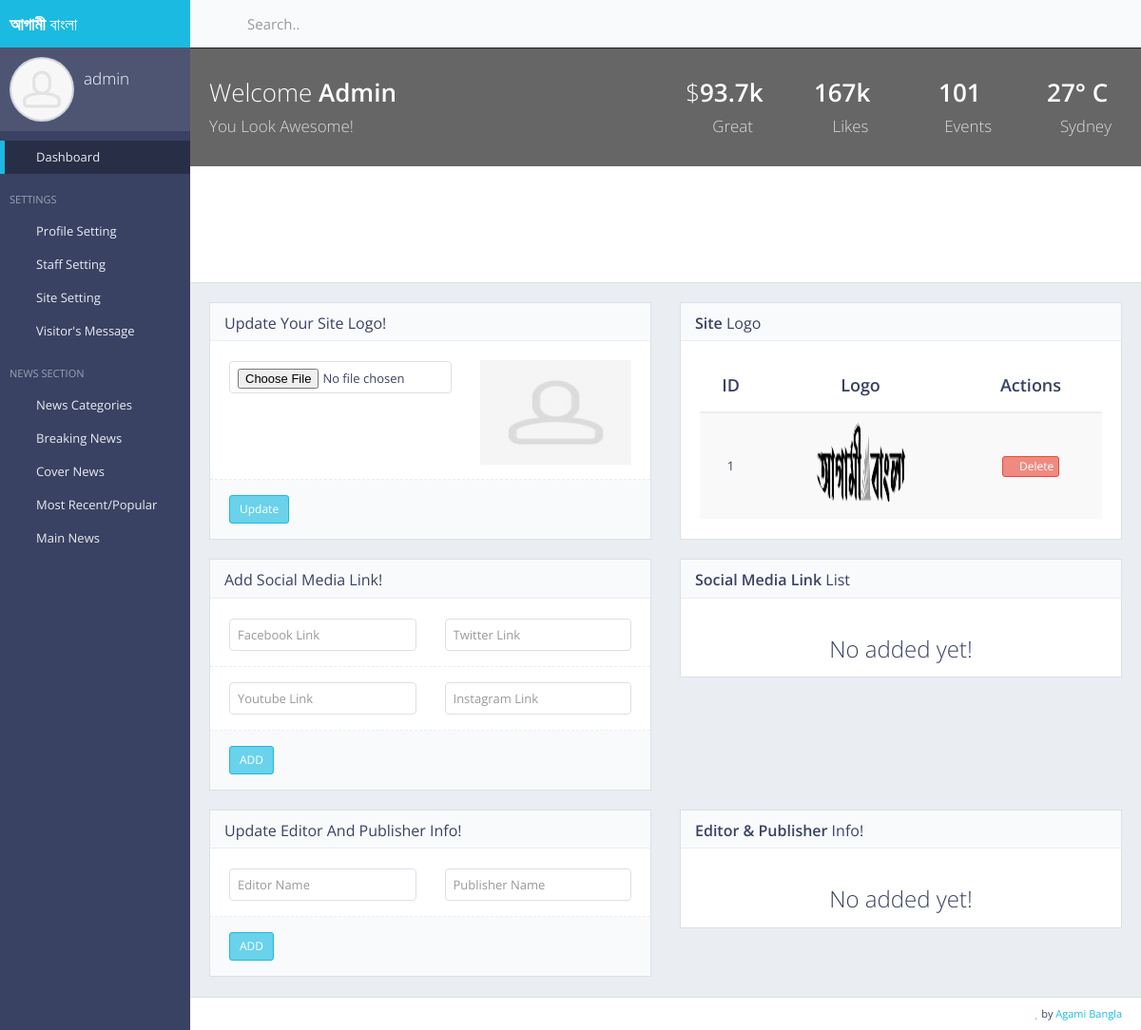
The app's page /ag/admin/panel/site/setting/ (signed in), older data.
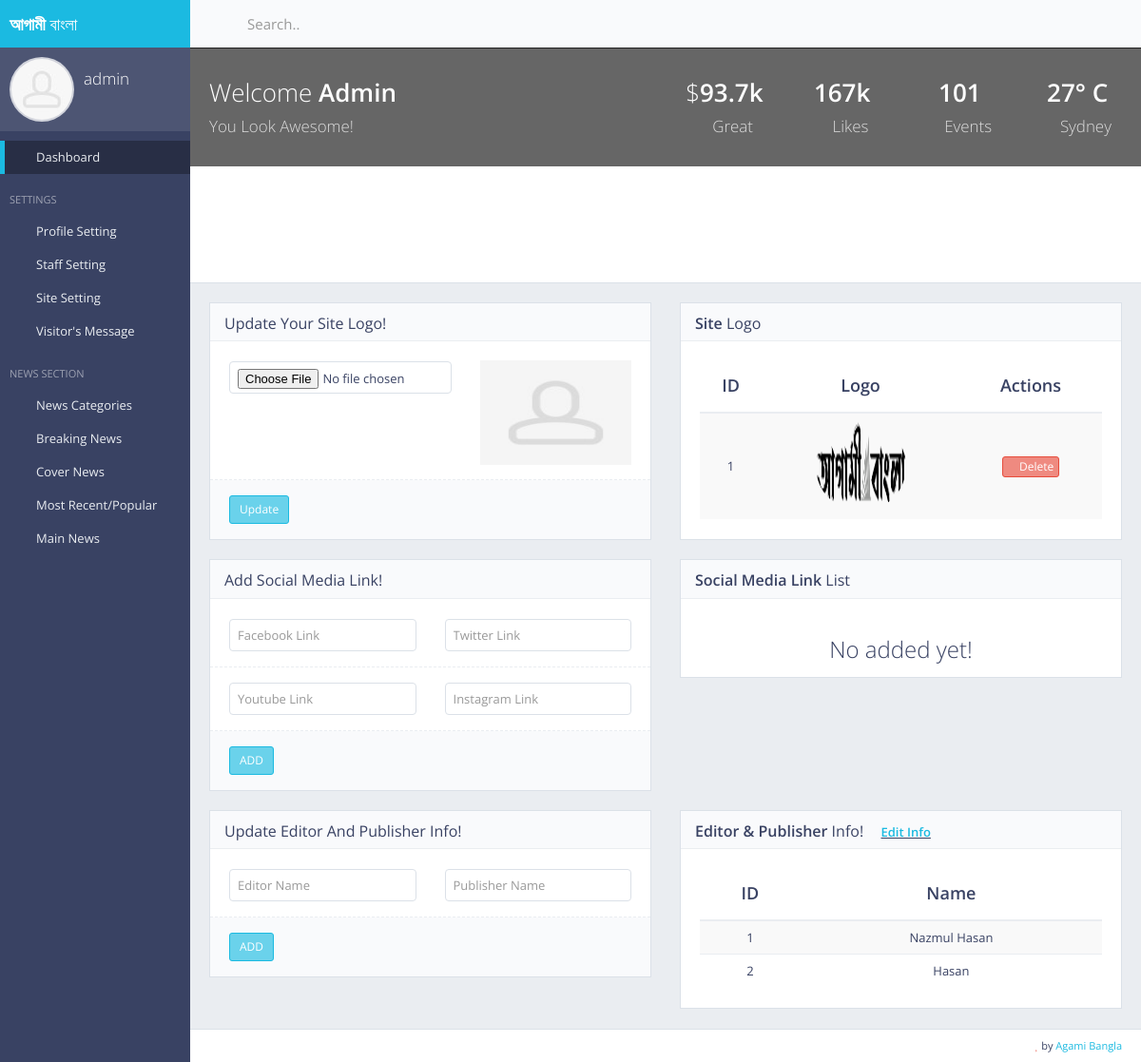
The same page, newer data.
### adminPanel/models.py (models this page shows, shortened)
class SiteLogo(models.Model):
    site_logo = models.ImageField()

class EditorPublisher(models.Model):
    editor_name    = models.CharField(max_length=255, default="")
    publisher_name = models.CharField(max_length=255, default="")

### adminPanel/views.py (the view)
# urls.py: url(r'^ag/admin/panel/site/setting/$', views.adminPanel_siteSetting, name='adminPanel_siteSetting'),
@login_required(login_url='/login/user')
def adminPanel_siteSetting(request):
    editor_publisher_info = EditorPublisher.objects.filter().first()
    social_media_links = SocialMediaLink.objects.filter().first()
    logo_list = SiteLogo.objects.filter().first()
    context = {
        'site_logo': logo_list,
        'social_media_lnks': social_media_links,
        'editor_bpublisher_info': editor_publisher_info,
    }
    return render(request, 'backEnd/site-setting.html', context)

### core/templates/backEnd/site-setting.html (shortened to what the changed rows need)
{% extends 'backEnd/index.html' %}
{% load static %}
{% block main_content %}
<div class="row">
    <div class="col-md-6">
        <div class="block">
            <div class="block-title">
                <h2>Update Your Site Logo!</h2>
            </div>
        </div>
    </div>
    <div class="col-md-6">
        <div class="block">
            <div class="block-title">
                <h2><strong>Site </strong> Logo</h2>
            </div>
            <div class="table-responsive">
                {% if site_logo %}
                <table class="table table-vcenter table-striped">
                    <thead>
                    <tr>
                        <th class="text-center">ID</th>
                        <th class="text-center">Logo</th>
                        <th style="width: 150px;" class="text-center">Actions</th>
                    </tr>
                    </thead>
                    <tbody>
                    <tr>
                        <td class="text-center">1</td>
                        <td class="text-center"><img src="{{site_logo.site_logo.url}}" style="width:95px;height:95px;" alt="avatar" class="img-circle"></td>
                        <td class="text-center">
                            <div class="btn-group btn-group-xs">
                                <a href="{%url 'adminPanelDelSiteLogo' pk=site_logo.pk %}" data-toggle="tooltip" title="Delete" class="btn btn-danger"><i class="fa fa-times"></i> Delete</a>
                            </div>
                        </td>
                    </tr>
                    </tbody>
                </table>
                {% else %}
                <h3 class="text-center">No added yet! Please add logo to increase your site looking!</h3>
                {% endif %}
            </div>
        </div>
    </div>
</div>
<div class="row">
    <div class="col-md-6">
        <div class="block">
            <div class="block-title">
                <h2>Add Social Media Link!</h2>
            </div>
        </div>
    </div>
    <div class="col-md-6">
        <div class="block">
            <div class="block-title">
                <h2><strong>Social Media Link </strong> List</h2>
            </div>
        </div>
    </div>
</div>
<div class="row">
    <div class="col-md-6">
        <div class="block">
            <div class="block-title">
                <h2>Update Editor And Publisher Info!</h2>
            </div>
        </div>
    </div>
    <div class="col-md-6">
        <div class="block">
            <div class="block-title">
                <h2><strong>Editor & Publisher </strong> Info!</h2>
                {% if editor_bpublisher_info %}
                <span style="text-decoration:underline;" class="text-right"><a href="{%url 'adminPanelEditEditorPublisher' pk=editor_bpublisher_info.pk %}"><strong>Edit Info</strong></a></span>
                {% else %}
                <span></span>
                {% endif %}
            </div>
            <div class="table-responsive">
                {% if editor_bpublisher_info %}
                <table class="table table-vcenter table-striped">
                    <thead>
                    <tr>
                        <th class="text-center">ID</th>
                        <th class="text-center">Name</th>
                    </tr>
                    </thead>
                    <tbody>
                    <tr>
                        <td class="text-center">1</td>
                        <td class="text-center">{{editor_bpublisher_info.editor_name}}</td>
                    <tr>
                        <td class="text-center">2</td>
                        <td class="text-center">{{editor_bpublisher_info.publisher_name}}</td>
                    </tr>
                    </tbody>
                </table>
                {% else %}
                <h3 class="text-center">No added yet! </h3>
                {% endif %}
            </div>
        </div>
    </div>
</div>
{% endblock %}

Row changes from the older to the newer data that the page shows:
added EditorPublisher: editor_name "Nazmul Hasan", publisher_name "Hasan"
Text that changed along with them:
text no longer shown: "No added yet!"
text now shown: "Edit Info ID Name 1 2"
